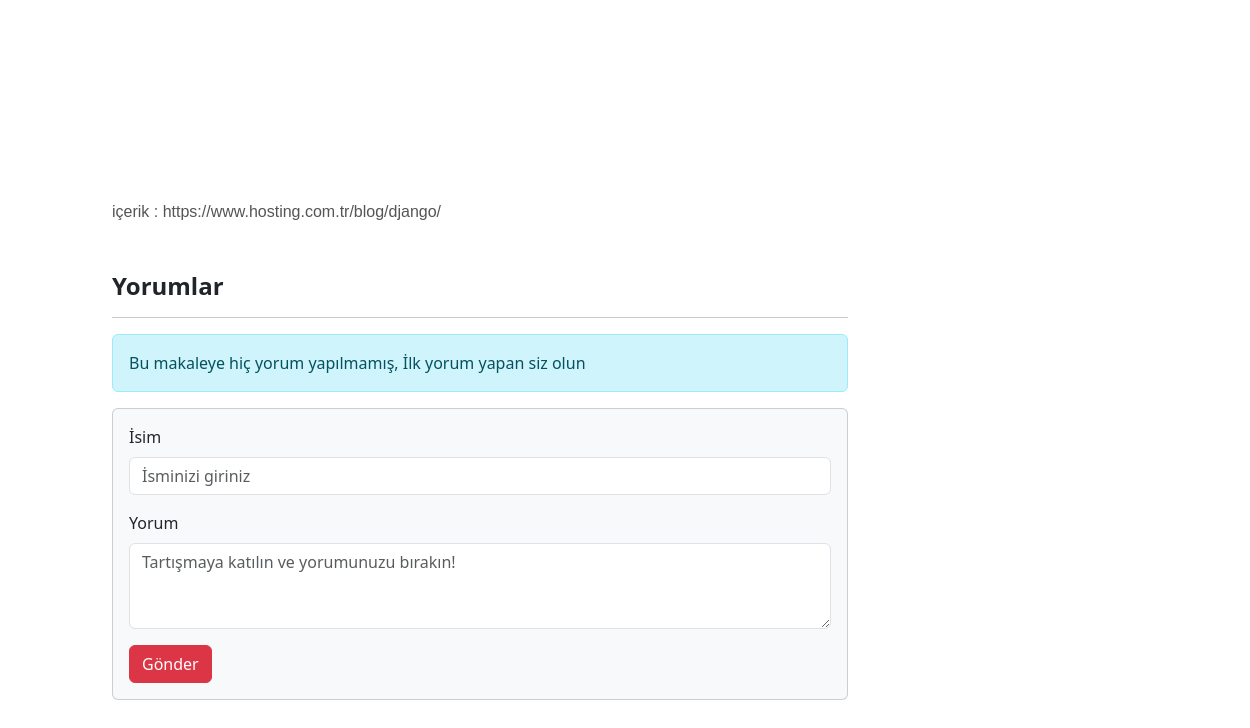
Before: /articles/article/7/ (lower part) with the older database file.
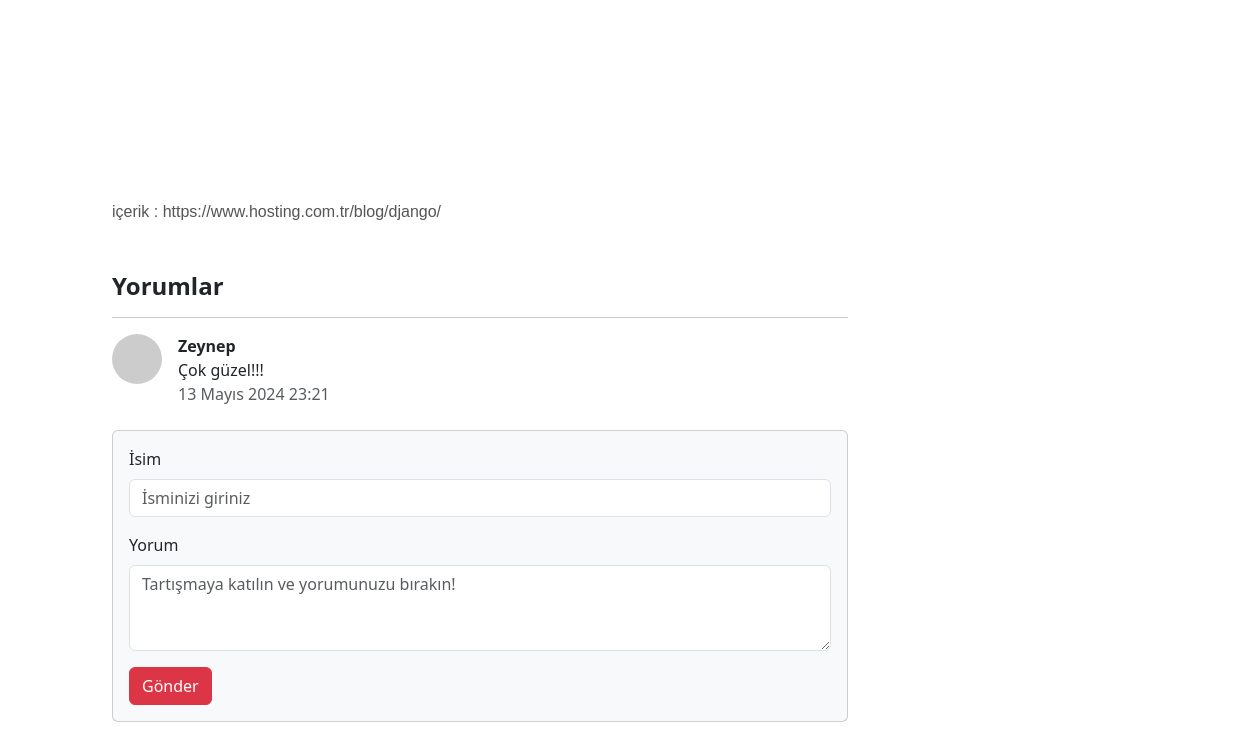
After: the same page with the newer database file.
### article/models.py (models this page shows, shortened)
class Comment(models.Model):
   article = models.ForeignKey(Article,on_delete=models.CASCADE,verbose_name="Makale",related_name="comments")
   comment_author = models.CharField(max_length=50,verbose_name="İsim")
   comment_content = models.CharField(max_length=200,verbose_name="Yorum")
   comment_date = models.DateTimeField(auto_now_add=True)
   class Meta:
        ordering = ['-comment_date']

### article/views.py (the view)
# urls.py: path('article/<int:id>/',views.detail,name= "detail" ),
def detail(request,id):
    article = get_object_or_404(Article,id= id)
    comments = article.comments.all()
    return render(request,"detail.html",{"article":article,"comments":comments})

### templates/detail.html (shortened to what this page needs)
{% extends "layout.html" %}
{% block body %}
<div class="row">
    <div class="col-lg-8">
        <article>
            <p class="lead">
                {{ article.content|safe }}
            </p>
        </article>
         <h4><b>Yorumlar</b></h4>
         <hr>
        {% if comments %}
        {% for comment in comments %}
        <div class="d-flex mb-4">
            <div class="flex-shrink-0"><img class="rounded-circle" src="https://dummyimage.com/50x50/ced4da/6c757d.jpg" alt="..." /></div>
            <div class="ms-3">
                <div class="fw-bold">{{ comment.comment_author }}</div>
                {{ comment.comment_content }}
                <div class="text-muted">{{ comment.comment_date }}</div>
            </div>
        </div>
        {% endfor %}
        {% else %}
        <div class="alert alert-info">Bu makaleye hiç yorum yapılmamış, İlk yorum yapan siz olun</div>
        {% endif %}
        <section class="mb-5">
            <div class="card bg-light">
                <div class="card-body">
                    <form method="post" action="{% url 'article:comment' article.id %}">
                        <div class="mb-3">
                            <label for="commentAuthor" class="form-label">İsim</label>
                            <input type="text" class="form-control" id="commentAuthor" placeholder="İsminizi giriniz" name="comment_author">
                        </div>
                        <div class="mb-3">
                            <label for="commentContent" class="form-label">Yorum</label>
                            <textarea class="form-control" id="commentContent" rows="3" placeholder="Tartışmaya katılın ve yorumunuzu bırakın!" name="comment_content"></textarea>
                        </div>
                        <button type="submit" class="btn btn-danger">Gönder</button>
                    </form>
                </div>
            </div>
        </section>
    </div>
</div>
{% endblock body %}

Changed rows visible on the page:
added Comment: comment_author "Zeynep", comment_content "Çok güzel!!!", comment_date "13 Mayıs 2024 23:21"
Other visible differences:
text no longer shown: "Bu makaleye hiç yorum yapılmamış, İlk yorum yapan siz olun"
